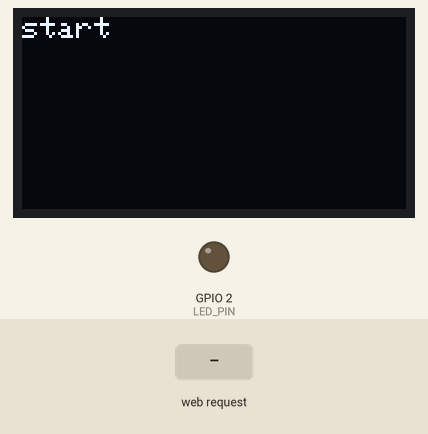
The sketch below on a simulated ESP8266 (NodeMCU). Shown: 128×64 one-colour display, output pins drawn as LEDs (lit = HIGH). The test bench sets the inputs (shaded band). WiFi joins after 1.5 s; servers stay silent unless stated; storage starts empty; what the sketch prints to the serial monitor is not drawn.

Above: at 0.2 s.
At 2.9 s:
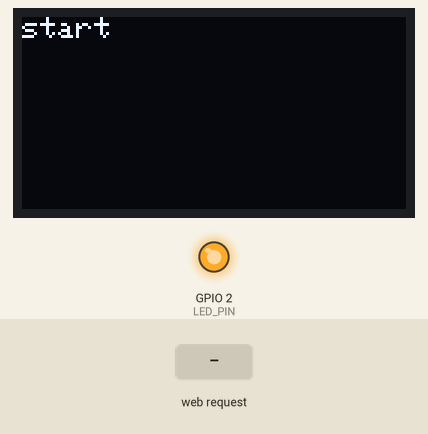
3.0 s: HTTP request GET /toggle received
At 3.7 s:
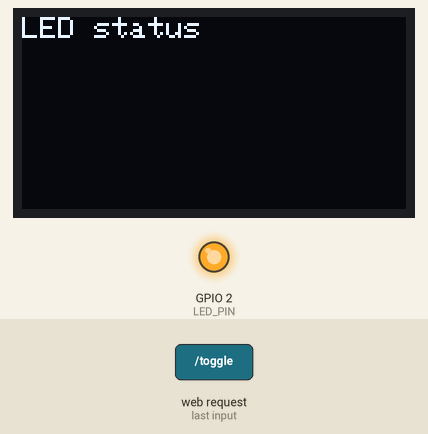
4.5 s: HTTP request GET /stt received
Timing chart, 0 to 7.5 s (numbered marks = the images above; inputs shaded):
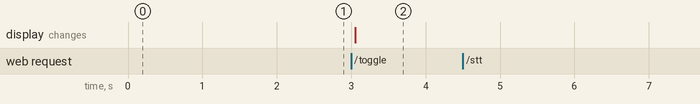

The sketch:

WebServer_ESP.ino
```cpp
//#include <ESP8266WiFi.h>
//#include <ESP8266WebServer.h>

#include <Arduino.h>
#include <Wire.h>
#include <ESP8266WiFi.h>
#include <ESPAsyncTCP.h>
#include <ESPAsyncWebServer.h>
#include <LittleFS.h>
#include <Adafruit_GFX.h>
#include <Adafruit_SSD1306.h>
#include <Fonts/FreeSerif9pt7b.h>

//#include "LittleFS.h"
#include "DHT.h"
// Раскомментируйте одну из строк ниже в зависимости от того, какой датчик вы используете!
#define DHTTYPE DHT11   // DHT 11
//#define DHTTYPE DHT21   // DHT 21 (AM2301)
//#define DHTTYPE DHT22   // DHT 22  (AM2302), AM2321
/* Установите здесь свои SSID и пароль */
const char* ssid = "george";  // Enter SSID here
const char* password = "1234567891";  //Enter Password here

#define SCREEN_WIDTH 128 // OLED display width, in pixels
#define SCREEN_HEIGHT 64//32 // OLED display height, in pixels

AsyncWebServer   server(80);
// DHT Sensor
uint8_t DHTPin = 4;
// Initialize DHT sensor.
DHT dht(DHTPin, DHTTYPE);
float Temperature;
float Humidity;
String PARAM_MESSAGE = "status";

bool LED1status = LOW;
const int LED_PIN = LED_BUILTIN;
Adafruit_SSD1306 display(SCREEN_WIDTH, SCREEN_HEIGHT, &Wire, -1);

void setup() {
  Serial.begin(115200);

  display.cp437(true);

  if (!display.begin(SSD1306_SWITCHCAPVCC, 0x3C)) {
    Serial.println("SSD1306 allocation failed");
    for (;;);
  }
  showText("start");

  if (!LittleFS.begin()) {
    Serial.println("An Error has occurred while mounting LittleFS");
    return;
  }

  delay(100);
  pinMode(DHTPin, INPUT);
  pinMode(LED_PIN, OUTPUT);

  dht.begin();
  Serial.println("Connecting to ");
  Serial.println(ssid);
  //connect to your local wi-fi network
  WiFi.begin(ssid, password);
  //check wi-fi is connected to wi-fi network
  if (WiFi.waitForConnectResult() != WL_CONNECTED)
  {
    Serial.printf("WiFi Failed!\n");
    return;
  }
  Serial.println("");
  Serial.println("WiFi connected..!");
  Serial.print("Got IP: ");  Serial.println(WiFi.localIP());

  LED1status = HIGH;//откл.
  Serial.println("LED status :" + String(LED1status));
  digitalWrite(LED_PIN, LED1status);
  Serial.println("LED status :" + String(LED1status));

  server.onNotFound(notFound);
  server.on("/", HTTP_GET, [](AsyncWebServerRequest * request) {
    request->send(LittleFS, "/index.html", "text/html");
  });

  server.on("/style.css", HTTP_GET, [](AsyncWebServerRequest * request)
  {
    request->send(LittleFS, "/style.css", "text/css");
  });

  server.on("/index.js", HTTP_GET, [](AsyncWebServerRequest * request)
  {
    request->send(LittleFS, "/index.js", "text/javascript");
  });

  // Respond to toggle event
  server.on("/toggle", HTTP_GET, [](AsyncWebServerRequest * request)
  {
    String status;
    if (request->hasParam(PARAM_MESSAGE)) {
      status = request->getParam(PARAM_MESSAGE)->value();
      if (status == "HIGH") {
        LED1status = HIGH;
        toggleLED("HIGH");
      } else {
        LED1status = LOW;
        toggleLED("LOW");
      }
    }

    Serial.println("responce status: " +  String(status));
    Serial.println("LED status :" + String(LED1status));
    showText("LED status");
    request->send(200, "text/plain", status);
  });

  server.on("/stt", HTTP_GET, [](AsyncWebServerRequest * request) {
    String stt = "{\"STT\":\"LOW\"}";
    if (LED1status == HIGH) {
      stt = "{\"STT\":\"HIGH\"}";
    }
    Serial.println("responce : " + stt);
    Serial.println("LED status :" + String(LED1status));
    request->send(200, "text/plain", stt);
  });

  server.begin();
  Serial.println("HTTP server started");

  //---littleFS
  if (!LittleFS.begin()) {
    Serial.println("An Error has occurred while mounting LittleFS");
    return;
  }


}
void loop() {

}

void showText(String txt){
  display.clearDisplay();
  display.setTextSize(1);
  display.setTextColor(WHITE);
  display.setCursor(0, 0);
  display.println(txt);
  display.display();
}
/*
  void handle_OnConnect() {
  Temperature = 21;//dht.readTemperature(); // Gets the values of the temperature
  Humidity = 55;//dht.readHumidity(); // Gets the values of the humidity
  String ret = ""; //SendHTML(Temperature,Humidity);

  File file = LittleFS.open("/index.html", "r");
  if(!file){
    Serial.println("Failed to open file for reading");
    return;
  }

  Serial.println("File Content:");
  while(file.available()){
    Serial.write(file.read());
  }
  file.close();

  server.send(200, "text/html", );
  }
*/

void notFound(AsyncWebServerRequest *request)
{
  request->send(404, "text/plain", "Not found");
}

void toggleLED(String status)
{
  if (status == "ON") {
   // LED1status = LOW;
  }
  else {
    //LED1status = HIGH;
  }
  digitalWrite(LED_PIN, LED1status);
}
```

Measured:
- after the input at 3.0 s, the display: changes after 0.06 s (image 2)
- after the input at 4.5 s, every drawn part: stays the same
